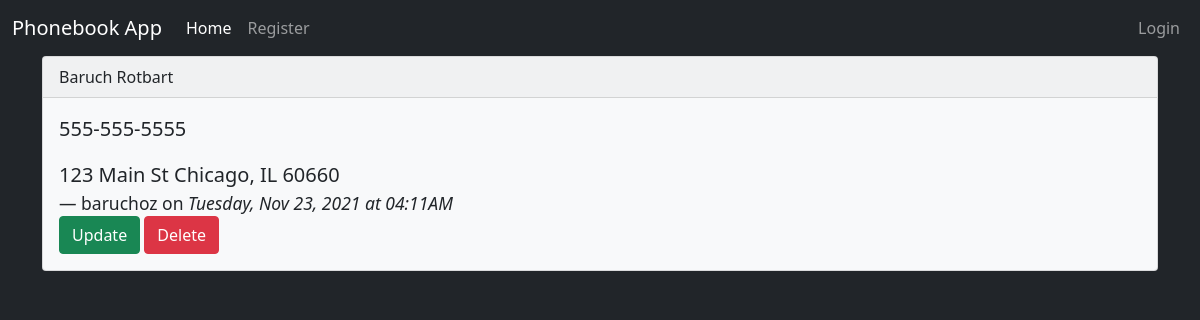
The app's page /phonebook/1 with its own data.
### app/models.py (models this page shows, shortened)
class Phonebook(db.Model):
    id = db.Column(db.Integer, primary_key=True)
    first_name = db.Column(db.String(150))
    last_name =  db.Column(db.String(150))
    phone_number = db.Column(db.String(150))
    address = db.Column(db.String(300))
    date_created = db.Column(db.DateTime, nullable=False, default=datetime.utcnow)
    user_id = db.Column(db.Integer, db.ForeignKey('user.id'), nullable=False)

class User(db.Model, UserMixin):
    id = db.Column(db.Integer, primary_key=True)
    username = db.Column(db.String(150), nullable=False, unique=True)
    email = db.Column(db.String(150), nullable=False, unique=True)
    password = db.Column(db.String(256), nullable=False)
    posts = db.relationship('Post', backref='author', lazy=True)
    phonebooks = db.relationship('Phonebook', backref='author', lazy=True)

### app/routes.py (the view)
@app.route('/phonebook/<int:phonebook_id>')
def phonebook_detail(phonebook_id):
    phonebook = Phonebook.query.get_or_404(phonebook_id)
    return render_template('phonebook_detail.html', phonebook=phonebook)

### app/templates/phonebook_detail.html (shortened to what this page needs)
{% extends 'base.html' %}
{% block content %}
<div class="card bg-light text-dark">
    <div class="card-header">
    {{ phonebook.first_name }} {{ phonebook.last_name }}
    </div>
    <div class="card-body">
        <blockquote class="blockquote mb-0">
            <p>{{ phonebook.phone_number }}</p>
            <p>{{ phonebook.address }}</p>
            <footer class="blockquote-footer text-dark">{{ phonebook.author.username }} on <cite title="Source Title">
                {{ phonebook.date_created.strftime('%A, %b %d, %Y at %I:%M%p') }}
            </cite></footer>
        </blockquote>
        <a href="{{ url_for('phonebook_update', phonebook_id=phonebook.id) }}" class="btn btn-success">Update</a>
            <button type="button" class="btn btn-danger" data-bs-toggle="modal" data-bs-target="#deleteModal">
                Delete
            </button>
    </div>
</div>
{% endblock content %}

### records on screen
Phonebook: first_name "Baruch", last_name "Rotbart", phone_number "555-555-5555", address "123 Main St Chicago, IL 60660", date_created "Tuesday, Nov 23, 2021 at 04:11AM"
User: author.username "baruchoz"
